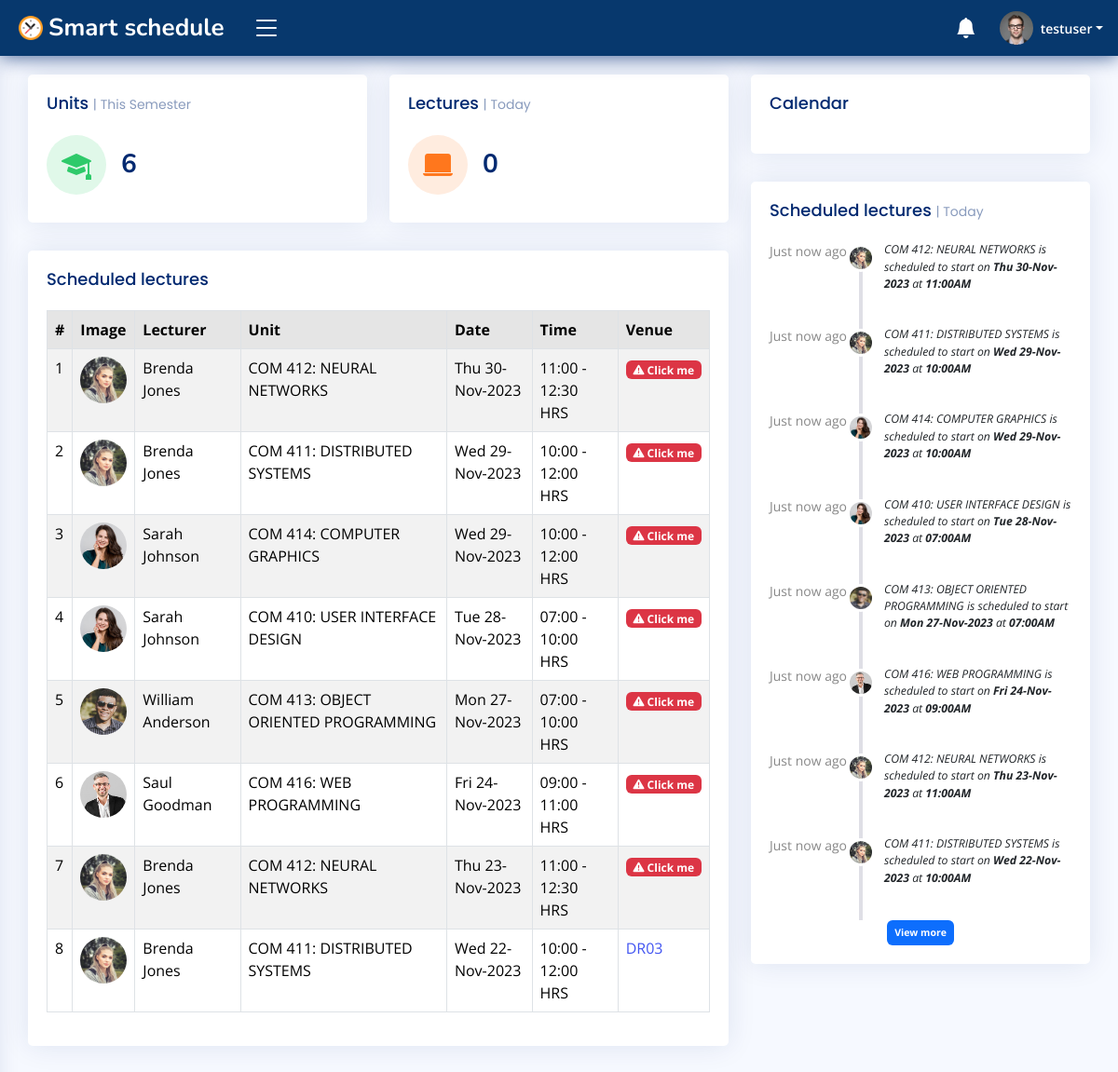
Page /campus/u/homepage/ (signed in) on the committed database.
### accounts/models.py (models this page shows, shortened)
class User(AbstractUser):
    id = models.CharField(max_length=30, primary_key=True, unique=True, editable=False)
    first_name = models.CharField(max_length=15, blank=False)
    last_name = models.CharField(max_length=15, blank=False)
    email = models.EmailField(unique=True)
    gender = models.CharField(max_length=7, blank=False)
    dob = models.DateField(null=True, blank=False, db_column='Date of Birth')
    age = models.PositiveIntegerField(default=0, editable=False)
    mobile_no = PhoneNumberField()
    profile_pic = models.ImageField(upload_to='Users/imgs/dps/', default='default.png')
    is_student = models.BooleanField(default=False)
    date_updated = models.DateTimeField(auto_now=True)
    REQUIRED_FIELDS = ['username']
    USERNAME_FIELD = 'email'
    def __str__(self) -> str:
        return self.username
    class Meta:
        ordering = ['username', 'first_name', 'last_name']

class Faculty(models.Model):
    id = models.CharField(max_length=30, primary_key=True, unique=True, editable=False)
    staff = models.OneToOneField(User, on_delete=models.CASCADE, editable=False)
    school = models.CharField(max_length=70, blank=False)
    department = models.CharField(max_length=40, blank=False)
    position = models.CharField(max_length=20, blank=False)
    date_created = models.DateTimeField(auto_now_add=True)
    date_updated = models.DateTimeField(auto_now=True)
    class Meta:
        ordering = ['staff', 'school']
        verbose_name_plural = 'Faculty records'

### campus/models.py (models this page shows)
class Lecture(models.Model):
    id = models.CharField(max_length=30, primary_key=True, unique=True, editable=False)
    lecturer = models.ForeignKey(Faculty, on_delete=models.CASCADE, editable=False)
    student = models.ForeignKey(Student, on_delete=models.CASCADE, null=True, editable=False)
    lecture_hall = models.ForeignKey('LectureHall', on_delete=models.CASCADE, editable=False, null=True, db_column='Venue')
    unit_name = models.ForeignKey(BookedUnit, on_delete=models.CASCADE)
    lecture_date = models.DateField(null=False, blank=False)
    start_time = models.TimeField(null=False, blank=False, db_column='Scheduled start time')    # lecture should start at this time
    end_time = models.TimeField(null=False, blank=False, db_column='Scheduled end time')     # lecture should end at this time
    recurrence_pattern = models.CharField(max_length=10, blank=False)
    total_students = models.PositiveIntegerField(default=0, editable=False)     # approximate no. of students expected to attend the lecture.
    is_attending = models.BooleanField(default=False)   # is the student attending the lecture?
    is_taught = models.BooleanField(default=False, editable=False)  # was the class taught or it "bounced".
    date_scheduled = models.DateTimeField(auto_now_add=True)
    date_updated = models.DateTimeField(auto_now=True)
    class Meta:
        ordering = ['lecturer', 'lecture_hall', '-date_scheduled']
        verbose_name_plural = 'Scheduled lectures'

class BookedUnit(models.Model):
    id = models.CharField(max_length=30, primary_key=True, unique=True, editable=False)
    lecturer = models.ForeignKey(Faculty, on_delete=models.CASCADE)
    students_course = models.CharField(max_length=50, blank=False)
    course_name = models.CharField(max_length=80, blank=False)
    year_of_study = models.CharField(max_length=10, blank=False)
    semester = models.CharField(max_length=1, blank=False)
    booking_date = models.DateTimeField(auto_now_add=True)
    date_updated = models.DateTimeField(auto_now=True)
    def __str__(self) -> str:
        return self.course_name
    class Meta:
        ordering = ['course_name', 'lecturer']
        verbose_name_plural = 'Booked units'

class LectureHall(models.Model):
    id = models.CharField(max_length=30, primary_key=True, unique=True, editable=False)
    academic_block = models.CharField(max_length=20, blank=False)
    hall_no = models.CharField(max_length=5, unique=True, blank=False)
    seating_capacity = models.PositiveIntegerField(default=0)
    floor = models.CharField(max_length=7, blank=False)
    rating = models.PositiveIntegerField(default=0, editable=False)
    image = models.ImageField(upload_to='Lecture-Halls/img/', default='lecture-hall.jpg')
    date_created = models.DateTimeField(auto_now_add=True)
    date_edited = models.DateTimeField(auto_now=True)
    def __str__(self) -> str:
        return self.hall_no
    class Meta:
        ordering = ['academic_block', 'hall_no']
        verbose_name_plural = 'Lecture halls'

### campus/views.py (the view)
# urls.py: path('homepage/', views.StudentHomepageView.as_view(), name='student_homepage'),
@method_decorator(login_required(login_url='login'), name='get')
@method_decorator(user_passes_test(lambda user: (user.is_staff is False or user.is_superuser is False) and user.is_student is True), name='get')
class StudentHomepageView(View):
    form_class = StudentsAttendanceConfirmationForm
    template_name = 'dashboard/students/homepage.html'
    def get(self, request, *args, **kwargs):
        current_date = dt.now().strftime("%Y-%m-%d")
        total_units = RegisteredUnit.objects.filter(student=request.user.student).count()
        total_lectures = Lecture.objects.filter(
            lecturer__department=request.user.student.department,
            unit_name__students_course=request.user.student.course,
            unit_name__year_of_study=request.user.student.year,
            unit_name__semester=request.user.student.semester,
            lecture_date=current_date,
        ).count()
        scheduled_lectures_QS = Lecture.objects.filter(
            lecturer__department=request.user.student.department,
            unit_name__students_course=request.user.student.course,
            unit_name__year_of_study=request.user.student.year,
            unit_name__semester=request.user.student.semester,
            lecture_date__lte=current_date,
        ).order_by('-lecture_date', 'start_time', 'unit_name')
        past_lectures_qs = Lecture.objects.filter(is_taught=False, lecture_date__lte=current_date)
        for _lecture in past_lectures_qs:   # iterate through all lectures in the queryset
            get_lecture = Lecture.objects.get(id=_lecture.id)   # get each lecture in the qs using their id
            if get_lecture.is_taught is False:
                get_lecture.is_taught = True    # if the lecture's "is_taught" is False change it to True.
                get_lecture.save()
        events = Lecture.objects.filter(
            lecturer__department=request.user.student.department,
            unit_name__students_course=request.user.student.course,
        )
        event_data = []
        for event in events:
            event_data.append({
                'title': str(event.unit_name),  # Use appropriate field from your Lecture model
                'start': event.lecture_date.strftime('%Y-%m-%d') + 'T' + event.start_time.strftime('%H:%M:%S'),
                'end': event.lecture_date.strftime('%Y-%m-%d') + 'T' + event.end_time.strftime('%H:%M:%S'),
            })
        context = {
            'TotalUnits': total_units,
            'TotalLectures': total_lectures,
            'scheduled_lectures': scheduled_lectures_QS,
            'events': event_data,
        }
        return render(request, self.template_name, context)

### campus/templates/dashboard/students/homepage.html (shortened to what this page needs)
{% extends 'dashboard/students/base.html' %}{% block title %}Dashboard{% endblock %}
{% load crispy_forms_tags %}
{% load custom_filters %}
	{% block content %}
	<main id="main" class="main">
		<section class="section dashboard">
			<div class="row">
				<div class="col-lg-8">
					<div class="row">
						<div class="col-xxl-4 col-md-6">
							<div class="card info-card units-card">
								<div class="card-body">
									<h5 class="card-title">Units <span>| This Semester</span></h5>
									<div class="d-flex align-items-center">
										<div class="card-icon rounded-circle d-flex align-items-center justify-content-center">
											<i class="bi-mortarboard-fill"></i>
										</div>
										<div class="ps-3">
											<h6>{{ TotalUnits|default:"0" }}</h6>
										</div>
									</div>
								</div>
							</div>
						</div>
						<div class="col-xxl-4 col-md-6">
							<div class="card info-card lectures-card">
								<div class="card-body">
									<h5 class="card-title">Lectures <span>| Today</span></h5>
									<div class="d-flex align-items-center">
										<div class="card-icon rounded-circle d-flex align-items-center justify-content-center">
											<i class="bi-laptop-fill"></i>
										</div>
										<div class="ps-3">
											<h6>{{ TotalLectures|default:0 }}</h6>
										</div>
									</div>
								</div>
							</div>
						</div>
						<div class="col-12">
							<div class="card recent-sales overflow-auto">
								<div class="card-body">
									<h5 class="card-title">Scheduled lectures</h5>
									<div class="table-responsive">
										<table class="table table-bordered table-striped">
											<thead>
												<tr class="table-active">
													<th>#</th>
													<th>Image</th>
													<th>Lecturer</th>
													<th>Unit</th>
													<th>Date</th>
													<th>Time</th>
													<th>Venue</th>
												</tr>
											</thead>
											<tbody>
												{% for lecture in scheduled_lectures %}
												<tr>
													<td>{{ forloop.counter }}</td>
													<td><img src="{{ lecture.lecturer.staff.profile_pic.url }}" class="rounded-circle" height="50px" width="50px" alt="lecturer-dp"></td>
													<td>{{ lecture.lecturer.staff.first_name|title }} {{ lecture.lecturer.staff.last_name|title }}</td>
													<td>{{ lecture.unit_name }}</td>
													<td>{{ lecture.lecture_date|date:"D d-M-Y" }}</td>
													<td>{{ lecture.start_time|date:"H:i" }} - {{ lecture.end_time|date:"H:i" }} HRS</td>
													<td>
														{% if lecture.is_attending is False %}
														<a href="{% url 'confirm_attendance' lecture.id request.user.student %}">
															<span class="badge bg-danger"><i class="bi-exclamation-triangle-fill"></i> Click me</span>
														</a>
														{% elif lecture.lecture_hall is None %}
														<span class="badge bg-primary">Allocation pending</span>
														{% else %}
															{% if lecture.is_taught is False %}
																<span class="badge bg-success">{{ lecture.lecture_hall|default:" -- " }}</span>
															{% else %}
																<a href="{% url 'student_feedback' lecture.lecture_hall.id %}">{{ lecture.lecture_hall|default:" -- " }}</a>
															{% endif %}
														{% endif %}
													</td>
												</tr>
												{% endfor %}
											</tbody>
										</table>
									</div>
								</div>
							</div>
						</div>
					</div>
				</div>
				<div class="col-lg-4">
					<div class="card">
						<div class="card-body">
							<h5 class="card-title">Calendar</h5>
						</div>
					</div>
					<div class="card">
						<div class="card-body">
							<h5 class="card-title">Scheduled lectures <span>| Today</span></h5>
							<div class="activity">
								{% for lecture in scheduled_lectures %}
								<div class="activity-item d-flex">
									{% with lecture.date_scheduled|custom_timesince as time_since %}
									<div class="activity-label">
										{{ time_since }} ago
									</div>
									{% endwith %}
									<img src="{{ lecture.lecturer.staff.profile_pic.url }}" class="rounded-circle activity-badge align-self-start" height="30px" width="30px" alt="user-dp">
									<div class="activity-content">
										<p class="small fst-italic">
											{{ lecture.unit_name }} is scheduled to start on <b>{{ lecture.lecture_date|date:"D d-M-Y" }}</b> at <b>{{ lecture.start_time|date:"h:iA" }}</b>
										</p>
									</div>
								</div>
								{% empty %}
								<div class="activity-item">
									<h6 class="small fst-italic text-center">
										There is no scheduled lecture available!
									</h6>
								</div>
								{% endfor %}
								<div class="text-center">
									<a href="{% url 'student_lecture_records' request.user.student %}" class="badge bg-primary p-2">View more</a>
								</div>
							</div>
						</div>
					</div>
				</div>
			</div>
		</section>
	</main>
	{% endblock %}

### campus/templates/dashboard/students/base.html (shortened to what this page needs)
{% load static %}
<!DOCTYPE html>
<html lang="en">
<head>
    <link href="https://cdn.jsdelivr.net/npm/bootstrap@5.3.2/dist/css/bootstrap.min.css" rel="stylesheet">
    <link rel="stylesheet" href="https://cdn.jsdelivr.net/npm/bootstrap-icons@1.11.1/font/bootstrap-icons.css">
    <link href="{% static 'css/styles.css' %}" rel="stylesheet">
    <link rel="stylesheet" href="https://cdn.jsdelivr.net/npm/fullcalendar@5.10.0/main.min.css">
</head>
<body>
    <header id="header" class="header fixed-top d-flex align-items-center">
        <div class="d-flex align-items-center justify-content-between">
            <a href="{% url 'student_homepage' %}" class="logo d-flex align-items-center">
                <img src="{% static 'img/logo/logo.png' %}" alt="logo">
                <span class="d-none d-lg-block text-white">Smart schedule</span>
            </a>
            <i class="bi bi-list toggle-sidebar-btn"></i>
        </div>
        <nav class="header-nav ms-auto">
            <ul class="d-flex align-items-center">
                <li class="nav-item dropdown">
                    <a class="nav-link nav-icon" href="" data-bs-toggle="dropdown">
                        <i class="bi bi-bell-fill"></i>
                    </a>
                </li>
                <li class="nav-item dropdown pe-3">
                    <a class="nav-link nav-profile d-flex align-items-center pe-0" href="#" data-bs-toggle="dropdown">
                        <img src="{{ request.user.profile_pic.url }}" alt="profile" class="rounded-circle">
                        <span class="d-none d-md-block dropdown-toggle ps-2">{{ request.user.username }}</span>
                    </a>
                </li>
            </ul>
        </nav>
    </header>
    {% block content %}
    {% endblock %}
</body>
</html>

### rows in the picture
User: user.profile_pic (picture), user.username "testuser"
Lecture: lecturer.staff.profile_pic (picture), lecturer.staff.first_name "Brenda", lecturer.staff.last_name "Jones", unit_name "COM 412: NEURAL NETWORKS", lecture_date "Thu 30-Nov-2023", start_time "11:00", end_time "12:30", is_attending False (drawn), time_since "Just now", start_time "11:00AM"
Lecture: lecturer.staff.profile_pic (picture), lecturer.staff.first_name "Brenda", lecturer.staff.last_name "Jones", unit_name "COM 411: DISTRIBUTED SYSTEMS", lecture_date "Wed 29-Nov-2023", start_time "10:00", end_time "12:00", is_attending False (drawn), time_since "Just now", start_time "10:00AM"
Lecture: lecturer.staff.profile_pic (picture), lecturer.staff.first_name "Sarah", lecturer.staff.last_name "Johnson", unit_name "COM 414: COMPUTER GRAPHICS", lecture_date "Wed 29-Nov-2023", start_time "10:00", end_time "12:00", is_attending False (drawn), time_since "Just now", start_time "10:00AM"
Lecture: lecturer.staff.profile_pic (picture), lecturer.staff.first_name "Sarah", lecturer.staff.last_name "Johnson", unit_name "COM 410: USER INTERFACE DESIGN", lecture_date "Tue 28-Nov-2023", start_time "07:00", end_time "10:00", is_attending False (drawn), time_since "Just now", start_time "07:00AM"
Lecture: lecturer.staff.profile_pic (picture), lecturer.staff.first_name "William", lecturer.staff.last_name "Anderson", unit_name "COM 413: OBJECT ORIENTED PROGRAMMING", lecture_date "Mon 27-Nov-2023", start_time "07:00", end_time "10:00", is_attending False (drawn), time_since "Just now", start_time "07:00AM"
Lecture: lecturer.staff.profile_pic (picture), lecturer.staff.first_name "Saul", lecturer.staff.last_name "Goodman", unit_name "COM 416: WEB PROGRAMMING", lecture_date "Fri 24-Nov-2023", start_time "09:00", end_time "11:00", is_attending False (drawn), time_since "Just now", start_time "09:00AM"
Lecture: lecturer.staff.profile_pic (picture), lecturer.staff.first_name "Brenda", lecturer.staff.last_name "Jones", unit_name "COM 412: NEURAL NETWORKS", lecture_date "Thu 23-Nov-2023", start_time "11:00", end_time "12:30", is_attending False (drawn), time_since "Just now", start_time "11:00AM"
Lecture: lecturer.staff.profile_pic (picture), lecturer.staff.first_name "Brenda", lecturer.staff.last_name "Jones", unit_name "COM 411: DISTRIBUTED SYSTEMS", lecture_date "Wed 22-Nov-2023", start_time "10:00", end_time "12:00", lecture_hall "DR03", time_since "Just now", start_time "10:00AM"

### other values in the picture
{{ TotalUnits|default:"0" }} "6"
{{ TotalLectures|default:0 }} "0"
